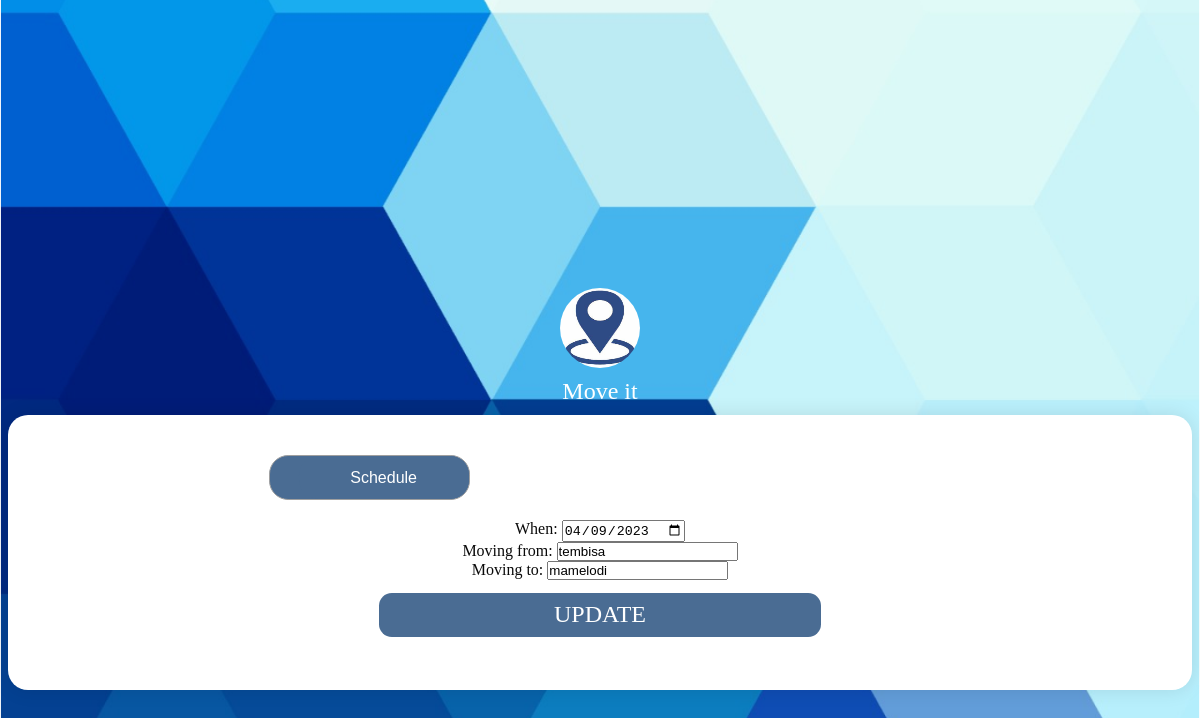
The page /Relocate/locations/22/ on the database its author committed.
### Relocate/models.py (models this page shows, shortened)
class Relocate(models.Model):
    user = models.ForeignKey(User,on_delete=models.CASCADE)
    when = models.DateField()
    moving_from = models.CharField(max_length=100)
    moving_to = models.CharField(max_length=100)

### Relocate/views.py (the view)
# urls.py: path("locations/<int:pk>/",views.update_location,name="update_location"),
def update_location(request, pk):
    location = get_object_or_404(Relocate, pk=pk)
    form = RelocateForm(instance=location)
    if request.method == "POST":
        form = RelocateForm(instance=location,data=request.POST)
        if form.is_valid():
            form.save()
            return redirect(reverse('deliveries', args=[request.user.pk]))
    else:
        form = RelocateForm(instance=location)
    context = {
        "form":form,
        "location":location,
    }
    return render(request,"schedule.html",context)

### Relocate/form.py
class RelocateForm(forms.ModelForm):
    class Meta:
        model = Relocate
        fields = ['when', 'moving_from', 'moving_to']
        widgets = {
            'when': forms.DateInput(attrs={'type': 'date'}),
            'moving_from': forms.TextInput(attrs={'placeholder': 'Moving from'}),
            'moving_to': forms.TextInput(attrs={'placeholder': 'Moving to'})
        }

### templates/schedule.html (shortened to what this page needs)
{% load static %}
<html>
<head>
    <link rel="stylesheet" href="https://cdnjs.cloudflare.com/ajax/libs/font-awesome/6.3.0/css/all.min.css"
    />
    <link rel="stylesheet" href="{% static 'style.css' %}">
</head>
<body>
    <section class="register" id="signInform">
        <div class="row" id="relocateform">
            <img class="image" src='{% static "images/moveit.jpg" %}' alt="" srcset="">
            <h2>Move it</h2>
            <div class="content">
                <div class="inputbox" id="rellocate">
                    <input type="button" value="Schedule">
				</div>
                <form method="post" "{% url 'update_location' pk=location.pk %}" >
                    {{ form.as_p }}
                    <button type="submit">Update</button>
                </form>
            </div>
        </div>
    </section>
</body>
</html>

### MoveItProject/static/style.css (style rules this page uses)
* { padding: 0; margin: 0; }
html { background: url(images/Background.png) no-repeat center fixed; background-size: cover; align-items: center; -webkit-background-size: cover; -moz-background-size: cover; -o-background-size: cover; }
body { padding: 5px 7%; color: #FFFFFF; display: flex; justify-content: center; }
button { color: #FFFFFF; border: none; width: 100%; background: #4a6c93; padding: .6rem; border-radius: .8rem; cursor: pointer; margin: .8rem 0; line-height: 1.6rem; font-size: 1.5rem; text-transform: uppercase; font-family: Cambria, Cochin, Georgia, Times, 'Times New Roman', serif; }
.register { display: flex; text-align: center; justify-content: center; align-items: center; }
.image { width: 5rem; height: 5rem; color: #FFFFFF; margin: auto; border-radius: 50%; }
.register h2 { font-family: Cambria, Cochin, Georgia, Times, 'Times New Roman', serif; font-weight: 100; padding: 10px 0; }
.register .content { background-color: #fff; background: cover; width: 92vw; margin-bottom: -1.5rem; padding: 40px; border-radius: 20px ; box-shadow: 0px 0px 20px rgba(0, 0, 0, 0.1); }
.register form { width: 40%; display: flex; justify-content: center; flex-direction: column; margin: auto; }
.register .inputbox { background: whitesmoke; display: flex; align-items: center; margin-bottom: 20px; border: .5px solid #9f9f9f; border-radius: 1rem; box-shadow: 2px 2px #9f9f9f; }
.register .inputbox input { background: whitesmoke; width: 100%; border-radius: 1rem; padding: 1rem; border: none; font-size: 16px; }
.register p { text-align: center; color: rgb(10, 10, 10); }
#rellocate { margin-left: 20%; width: 18%; background: #4a6c93; box-shadow: none; border-radius: 1.2rem; }
#rellocate input { border-radius: 1.2rem; padding: .8rem 3px; background: #4a6c93; color: #FFFFFF; border: none; }
#relocateform { margin-top: 13%; }

### rows shown on the page
Relocate: when "04/09/2023", moving_from "tembisa", moving_to "mamelodi"
